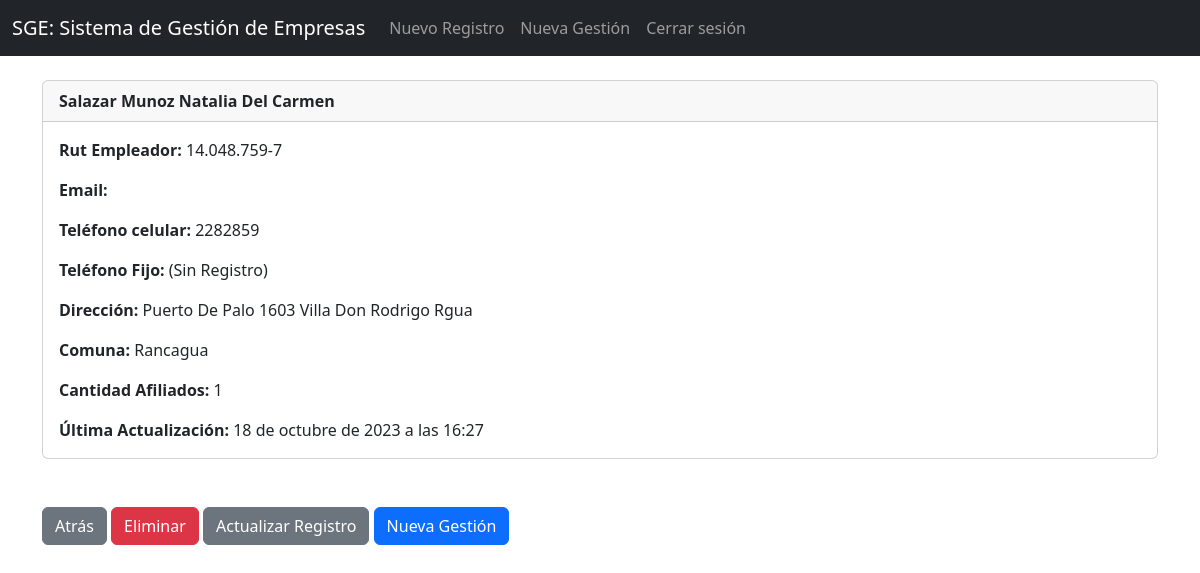
The page /record/2 (signed in) on the database its author committed.
### website/models.py (models this page shows, shortened)
class Empresa(models.Model):
	id_empleador = models.CharField(max_length=15)
	razon_social = models.CharField(max_length=50, null=True)
	celular = models.IntegerField(null=True)
	telefono = models.IntegerField(null=True)
	email =  models.EmailField(max_length=50, null=True)
	direccion =  models.CharField(max_length=100, null=True)
	comuna =  models.CharField(max_length=50, null=True)
	region =  models.CharField(max_length=30, null=True)
	cant_afiliados =  models.PositiveIntegerField(null=True)
	fecha_ultima_actualizacion = models.DateTimeField(auto_now=True, null=True)
	nombre_contacto = models.CharField(max_length=50, null=True)

### website/views.py (the view)
# urls.py: path('record/<int:pk>', views.customer_record, name='record'),
def customer_record(request, pk):
	if request.user.is_authenticated:
		customer_record = Empresa.objects.get(id=pk)
		return render(request, 'record.html', {'customer_record':customer_record})
	else:
		messages.success(request, "Tienes que inciar sesión para ver esta página...")
		return redirect('inicio')

### website/templates/record.html
{% extends 'base.html' %}
{% block content %}
<div class="card">
  <div class="card-header"><strong>{{ customer_record.razon_social }}</strong>
  </div>
  <div class="card-body">
<p class="card-text">
<strong>Rut Empleador: </strong>{{ customer_record.id_empleador }}</p>
<p class="card-text">
<strong>Email: </strong>{{ customer_record.email }}</p>
<p class="card-text">
<strong>Teléfono celular: </strong>{{ customer_record.celular|default_if_none:"(Sin Registro)" }}
</p>
<p class="card-text">
<strong>Teléfono Fijo: </strong>{{ customer_record.telefono|default_if_none:"(Sin Registro)" }}</p>
<p class="card-text">
<strong>Dirección: </strong>{{ customer_record.direccion }}</p>
<p class="card-text">
<strong>Comuna: </strong>{{ customer_record.comuna }}</p>
<p class="card-text">
<strong>Cantidad Afiliados: </strong>{{ customer_record.cant_afiliados }}</p>
<p class="card-text">
<strong>Última Actualización: </strong>{{ customer_record.fecha_ultima_actualizacion }}</p>
  </div>
</div>
<br/><br/>
<a href="{% url 'inicio' %}" class="btn btn-secondary">Atrás</a>
<a href="{% url 'delete_record' customer_record.id %}" class="btn btn-danger">Eliminar</a>
<a href="{% url 'update_record' customer_record.id %}" class="btn btn-secondary">Actualizar Registro</a>
<a href="{% url 'nueva_gestion'  %}" class="btn btn-primary">Nueva Gestión</a>
{% endblock %}

### rows shown on the page
Empresa: razon_social "Salazar Munoz Natalia Del Carmen", id_empleador "14.048.759-7", celular "2282859", telefono "(Sin Registro)", direccion "Puerto De Palo 1603 Villa Don Rodrigo Rgua", comuna "Rancagua", cant_afiliados "1", fecha_ultima_actualizacion "18 de octubre de 2023 a las 16:27"
